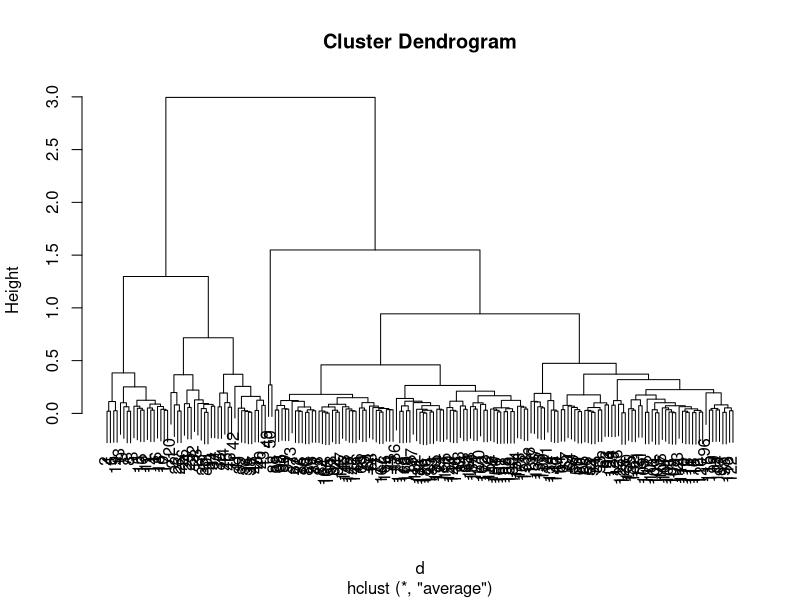
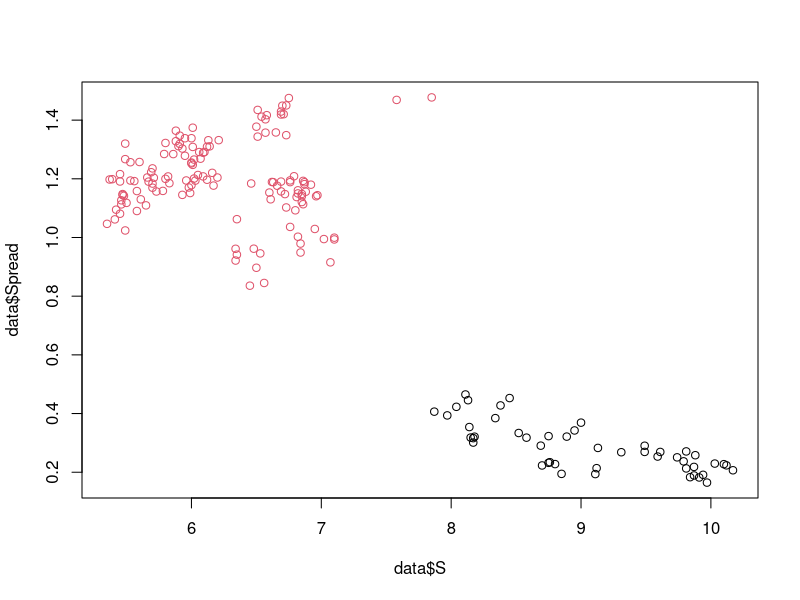

Recreate these plots in R, in order.
data <- read.csv('Cluster.csv')

head(data)

head(data[,2:3])

# "euclidean", "maximum", "manhattan", "canberra", "binary" or "minkowski"
d <- dist(data[,2:3], method="euclidean")

# "ward.D", "ward.D2", "single", "complete", "average", "mcquitty", "median" or "centroid"
cl <- hclust(d, method="average")

plot(cl)

cl_cut <- cutree(cl, 2)

plot(data$S, data$Spread, col=cl_cut)

